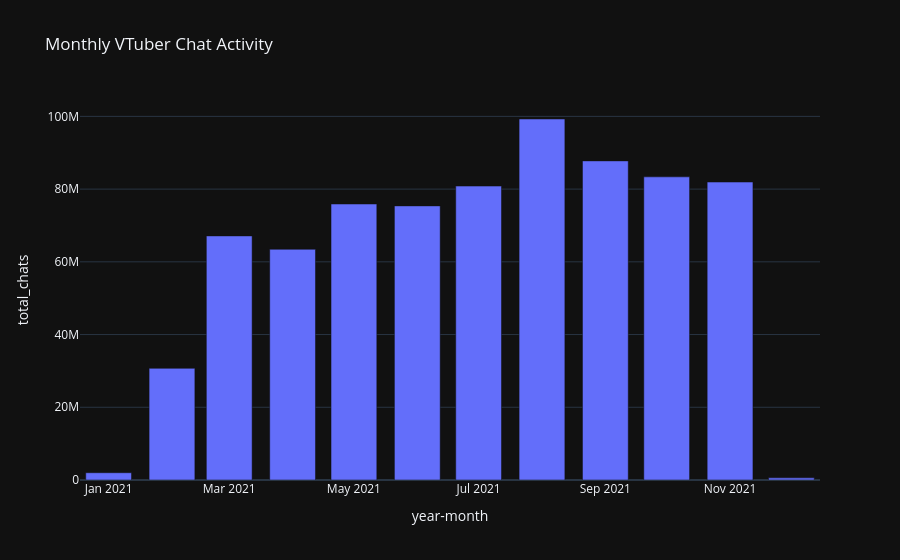

Notebook code for this chart:
### Code cell
# Reverse the dataframe so the highest value is at the top of the chart
fig2 = px.bar(
    q2.toPandas(), 
    x='year-month', 
    y='total_chats', 
    orientation='v',
    title='Monthly VTuber Chat Activity',
    template='plotly_dark'
)
fig2.show()

### Figure 1 — Plotly figure (JSON) as saved in the notebook; plotly's stock layout.template omitted (floating-point values rounded to 4 significant figures)
{"data": [{"hovertemplate": "year-month=%{x}<br>total_chats=%{y}<extra></extra>", "legendgroup": "", "marker": {"color": "#636efa", "pattern": {"shape": ""}}, "name": "", "orientation": "v", "showlegend": false, "textposition": "auto", "type": "bar", "x": ["2021-01", "2021-02", "2021-03", "2021-04", "2021-05", "2021-06", "2021-07", "2021-08", "2021-09", "2021-10", "2021-11", "2021-12"], "xaxis": "x", "y": [1998144, 30707138, 67126793, 63446229, 75898905, 75388311, 80829747, 99281411, 87760727, 83370517, 81942259, 591577], "yaxis": "y"}], "layout": {"barmode": "relative", "legend": {"tracegroupgap": 0}, "title": {"text": "Monthly VTuber Chat Activity"}, "xaxis": {"anchor": "y", "domain": [0, 1], "title": {"text": "year-month"}}, "yaxis": {"anchor": "x", "domain": [0, 1], "title": {"text": "total_chats"}}}}
